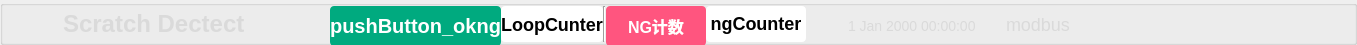
        <widget class="QGroupBox" name="groupBox">
         <property name="minimumSize">
          <size>
           <width>0</width>
           <height>45</height>
          </size>
         </property>
         <property name="maximumSize">
          <size>
           <width>16777215</width>
           <height>45</height>
          </size>
         </property>
         <property name="styleSheet">
          <string notr="true">#groupBox{
background-color: rgba(75, 75, 75, 200);
border: 0px solid #42adff;
border-left: 0px solid rgba(29, 83, 185, 255);
border-right: 0px solid rgba(29, 83, 185, 255);
border-bottom: 1px solid rgba(200, 200, 200,100);
;
border-radius:0px;}</string>
         </property>
         <property name="title">
          <string/>
         </property>
         <layout class="QHBoxLayout" name="horizontalLayout">
          <property name="spacing">
           <number>0</number>
          </property>
          <property name="topMargin">
           <number>0</number>
          </property>
          <property name="bottomMargin">
           <number>0</number>
          </property>
          <item>
           <widget class="QPushButton" name="fileButton_2">
            <property name="minimumSize">
             <size>
              <width>45</width>
              <height>20</height>
             </size>
            </property>
            <property name="maximumSize">
             <size>
              <width>200</width>
              <height>50</height>
             </size>
            </property>
            <property name="toolTip">
             <string>file</string>
            </property>
            <property name="styleSheet">
             <string notr="true">QPushButton{font-family: &quot;Microsoft YaHei&quot;;
font-size: 14px;
font-weight: regular;
color:white;
text-align: center center;
padding-left: 5px;
padding-right: 5px;
padding-top: 4px;
padding-bottom: 4px;
border-style: solid;
border-width: 0px;
border-color: rgba(255, 255, 255, 255);
border-radius: 3px;
background-color: rgba(200, 200, 200,0);}

QPushButton:focus{outline: none;}

QPushButton::pressed{font-family: &quot;Microsoft YaHei&quot;;
                     font-size: 14px;
                     font-weight: bold;
                     color:rgb(200,200,200);
                     text-align: center center;
                     padding-left: 5px;
                     padding-right: 5px;
                     padding-top: 4px;
                     padding-bottom: 4px;
                     border-style: solid;
                     border-width: 0px;
                     border-color: rgba(255, 255, 255, 255);
                     border-radius: 3px;
                     background-color:  #bf513b;}

QPushButton::disabled{font-family: &quot;Microsoft YaHei&quot;;
                     font-size: 14px;
                     font-weight: bold;
                     color:rgb(200,200,200);
                     text-align: center center;
                     padding-left: 5px;
                     padding-right: 5px;
                     padding-top: 4px;
                     padding-bottom: 4px;
                     border-style: solid;
                     border-width: 0px;
                     border-color: rgba(255, 255, 255, 255);
                     border-radius: 3px;
                     background-color:  #bf513b;}
QPushButton::hover {
border-style: solid;
border-width: 0px;
border-radius: 0px;
background-color: rgba(48,148,243,80);}</string>
            </property>
            <property name="text">
             <string/>
            </property>
            <property name="icon">
             <iconset resource="../apprcc.qrc">
              <normaloff>:/icon/ui_files/icon/shexiangtou.png</normaloff>:/icon/ui_files/icon/shexiangtou.png</iconset>
            </property>
            <property name="iconSize">
             <size>
              <width>30</width>
              <height>30</height>
             </size>
            </property>
           </widget>
          </item>
          <item>
           <widget class="QLabel" name="label_4">
            <property name="minimumSize">
             <size>
              <width>267</width>
              <height>0</height>
             </size>
            </property>
            <property name="styleSheet">
             <string notr="true">QLabel
{
	font-size: 24px;
	font-family: &quot;Microsoft YaHei&quot;;
	font-weight: bold;
 		border-radius:9px;
		background:rgba(66, 195, 255, 0);
color: rgb(218, 218, 218);
}
</string>
            </property>
            <property name="text">
             <string>Scratch Dectect</string>
            </property>
           </widget>
          </item>
          <item>
           <widget class="QPushButton" name="pushButton_okng">
            <property name="minimumSize">
             <size>
              <width>100</width>
              <height>40</height>
             </size>
            </property>
            <property name="toolTipDuration">
             <number>0</number>
            </property>
            <property name="styleSheet">
             <string notr="true">QPushButton {
font-size: 20px;
font-family: &quot;Microsoft YaHei&quot;;
font-weight: bold;
border-radius:4px;
background-color: rgb(0, 170, 127);
color: rgb(255, 255, 255);
}
</string>
            </property>
            <property name="text">
             <string>pushButton_okng</string>
            </property>
           </widget>
          </item>
          <item>
           <widget class="QLabel" name="label_okCounter">
            <property name="minimumSize">
             <size>
              <width>100</width>
              <height>0</height>
             </size>
            </property>
            <property name="maximumSize">
             <size>
              <width>16777215</width>
              <height>40</height>
             </size>
            </property>
            <property name="styleSheet">
             <string notr="true">font-size:18px;
font-family: &quot;Microsoft YaHei&quot;;
font-weight: bold;
border-radius:4px;
background-color: rgb(255, 255, 255);
</string>
            </property>
            <property name="text">
             <string>LoopCunter</string>
            </property>
            <property name="alignment">
             <set>Qt::AlignCenter</set>
            </property>
           </widget>
          </item>
          <item>
           <widget class="Line" name="line_3">
            <property name="orientation">
             <enum>Qt::Vertical</enum>
            </property>
           </widget>
          </item>
          <item>
           <widget class="QPushButton" name="pushButton_okng_2">
            <property name="minimumSize">
             <size>
              <width>100</width>
              <height>40</height>
             </size>
            </property>
            <property name="toolTipDuration">
             <number>0</number>
            </property>
            <property name="styleSheet">
             <string notr="true">QPushButton {
font-size: 16px;
font-family: &quot;Microsoft YaHei&quot;;
font-weight: bold;
border-radius:4px;
background-color: rgb(255, 85, 127);
color: rgb(255, 255, 255);
}
</string>
            </property>
            <property name="text">
             <string>NG计数</string>
            </property>
           </widget>
          </item>
          <item>
           <widget class="QLabel" name="label_ngCounter">
            <property name="minimumSize">
             <size>
              <width>100</width>
              <height>0</height>
             </size>
            </property>
            <property name="maximumSize">
             <size>
              <width>16777215</width>
              <height>40</height>
             </size>
            </property>
            <property name="styleSheet">
             <string notr="true">font-size:18px;
font-family: &quot;Microsoft YaHei&quot;;
font-weight: bold;
border-radius:4px;
background-color: rgb(255, 255, 255);
</string>
            </property>
            <property name="text">
             <string>&lt;html&gt;&lt;head/&gt;&lt;body&gt;&lt;p&gt;ngCounter&lt;/p&gt;&lt;/body&gt;&lt;/html&gt;</string>
            </property>
            <property name="alignment">
             <set>Qt::AlignCenter</set>
            </property>
           </widget>
          </item>
          <item>
           <spacer name="horizontalSpacer_2">
            <property name="orientation">
             <enum>Qt::Horizontal</enum>
            </property>
            <property name="sizeHint" stdset="0">
             <size>
              <width>40</width>
              <height>20</height>
             </size>
            </property>
           </spacer>
          </item>
          <item>
           <widget class="QDateTimeEdit" name="dateTimeEdit">
            <property name="minimumSize">
             <size>
              <width>0</width>
              <height>40</height>
             </size>
            </property>
            <property name="toolTip">
             <string/>
            </property>
            <property name="styleSheet">
             <string notr="true">font-size: 14px;
font-family: &quot;Microsoft YaHei&quot;;
font-weight: regular;
border-radius:9px;
background:rgba(66, 195, 255, 0);
color: rgb(218, 218, 218);</string>
            </property>
           </widget>
          </item>
          <item>
           <widget class="QLabel" name="label_modbus">
            <property name="autoFillBackground">
             <bool>false</bool>
            </property>
            <property name="styleSheet">
             <string notr="true">font-size: 18px;
font-family: &quot;Microsoft YaHei&quot;;
font-weight: regular;
border-radius:9px;
background:rgba(66, 195, 255, 0);
color: rgb(218, 218, 218);</string>
            </property>
            <property name="text">
             <string>modbus</string>
            </property>
           </widget>
          </item>
          <item>
           <widget class="QPushButton" name="runButton_modbus">
            <property name="minimumSize">
             <size>
              <width>40</width>
              <height>40</height>
             </size>
            </property>
            <property name="styleSheet">
             <string notr="true">QPushButton {
border-style: solid;
border-width: 0px;
border-radius: 0px;
background-color: rgba(223, 223, 223, 0);
color: rgb(218, 218, 218);
font-size: 14px;
font-family: &quot;Microsoft YaHei&quot;;
}
QPushButton::focus{outline: none;}
QPushButton::hover {
border-style: solid;
border-width: 0px;
border-radius: 0px;
background-color: rgba(223, 223, 223, 150);}
#QPushButton::checked {
#background-color: rgb(0, 170, 127);}
</string>
            </property>
            <property name="text">
             <string/>
            </property>
            <property name="icon">
             <iconset resource="../apprcc.qrc">
              <normaloff>:/icon/ui_files/icon/duankailianjie.png</normaloff>
              <normalon>:/icon/ui_files/icon/lianjie.png</normalon>:/icon/ui_files/icon/duankailianjie.png</iconset>
            </property>
            <property name="checkable">
             <bool>true</bool>
            </property>
           </widget>
          </item>
          <item>
           <widget class="QPushButton" name="runButton_voice">
            <property name="minimumSize">
             <size>
              <width>40</width>
              <height>40</height>
             </size>
            </property>
            <property name="styleSheet">
             <string notr="true">QPushButton {
border-style: solid;
border-width: 0px;
border-radius: 0px;
background-color: rgba(223, 223, 223, 0);
color: rgb(218, 218, 218);
font-size: 14px;
font-family: &quot;Microsoft YaHei&quot;;
}
QPushButton::focus{outline: none;}
QPushButton::hover {
border-style: solid;
border-width: 0px;
border-radius: 0px;
background-color: rgba(223, 223, 223, 150);}</string>
            </property>
            <property name="text">
             <string/>
            </property>
            <property name="icon">
             <iconset resource="../apprcc.qrc">
              <normaloff>:/icon/ui_files/icon/tongzhi2.png</normaloff>
              <normalon>:/icon/ui_files/icon/jingyin_1.png</normalon>:/icon/ui_files/icon/tongzhi2.png</iconset>
            </property>
            <property name="checkable">
             <bool>true</bool>
            </property>
           </widget>
          </item>
          <item>
           <widget class="QPushButton" name="runButton_operator">
            <property name="minimumSize">
             <size>
              <width>40</width>
              <height>40</height>
             </size>
            </property>
            <property name="styleSheet">
             <string notr="true">QPushButton {
border-style: solid;
border-width: 0px;
border-radius: 0px;
background-color: rgba(223, 223, 223, 0);
color: rgb(218, 218, 218);
font-size: 16px;
font-family: &quot;Microsoft YaHei&quot;;
}
QPushButton::focus{outline: none;}
QPushButton::hover {
border-style: solid;
border-width: 0px;
border-radius: 0px;
background-color: rgba(223, 223, 223, 150);}</string>
            </property>
            <property name="text">
             <string/>
            </property>
            <property name="icon">
             <iconset resource="../apprcc.qrc">
              <normaloff>:/icon/ui_files/icon/geren.png</normaloff>
              <normalon>:/icon/ui_files/icon/guanliyuan.png</normalon>:/icon/ui_files/icon/geren.png</iconset>
            </property>
            <property name="checkable">
             <bool>true</bool>
            </property>
           </widget>
          </item>
          <item>
           <layout class="QHBoxLayout" name="horizontalLayout_5">
            <property name="spacing">
             <number>0</number>
            </property>
            <item>
             <widget class="QPushButton" name="minButton">
              <property name="minimumSize">
               <size>
                <width>50</width>
                <height>28</height>
               </size>
              </property>
              <property name="maximumSize">
               <size>
                <width>50</width>
                <height>28</height>
               </size>
              </property>
              <property name="styleSheet">
               <string notr="true">QPushButton {
border-style: solid;
border-width: 0px;
border-radius: 0px;
background-color: rgba(223, 223, 223, 0);}
QPushButton::focus{outline: none;}
QPushButton::hover {
border-style: solid;
border-width: 0px;
border-radius: 0px;
background-color: rgba(223, 223, 223, 150);}</string>
              </property>
              <property name="text">
               <string/>
              </property>
              <property name="icon">
               <iconset resource="../apprcc.qrc">
                <normaloff>:/icon/ui_files/icon/winbar-minimize.png</normaloff>:/icon/ui_files/icon/winbar-minimize.png</iconset>
              </property>
             </widget>
            </item>
            <item>
             <widget class="QPushButton" name="maxButton">
              <property name="minimumSize">
               <size>
                <width>50</width>
                <height>28</height>
               </size>
              </property>
              <property name="maximumSize">
               <size>
                <width>50</width>
                <height>28</height>
               </size>
              </property>
              <property name="styleSheet">
               <string notr="true">QPushButton {
border-style: solid;
border-width: 0px;
border-radius: 0px;
background-color: rgba(223, 223, 223, 0);}
QPushButton::focus{outline: none;}
QPushButton::hover {
border-style: solid;
border-width: 0px;
border-radius: 0px;
background-color: rgba(223, 223, 223, 150);}</string>
              </property>
              <property name="text">
               <string/>
              </property>
              <property name="icon">
               <iconset resource="../apprcc.qrc">
                <normaloff>:/icon/ui_files/icon/winbar-maximize.png</normaloff>
                <normalon>:/icon/ui_files/icon/winbar-restore.png</normalon>:/icon/ui_files/icon/winbar-maximize.png</iconset>
              </property>
              <property name="checkable">
               <bool>true</bool>
              </property>
             </widget>
            </item>
            <item>
             <widget class="QPushButton" name="closeButton">
              <property name="minimumSize">
               <size>
                <width>50</width>
                <height>28</height>
               </size>
              </property>
              <property name="maximumSize">
               <size>
                <width>50</width>
                <height>28</height>
               </size>
              </property>
              <property name="styleSheet">
               <string notr="true">QPushButton {
border-style: solid;
border-width: 0px;
border-radius: 0px;
background-color: rgba(223, 223, 223, 0);}
QPushButton::focus{outline: none;}
QPushButton::hover {
border-style: solid;
border-width: 0px;
border-radius: 0px;
background-color: rgba(223, 223, 223, 150);}</string>
              </property>
              <property name="text">
               <string/>
              </property>
              <property name="icon">
               <iconset resource="../apprcc.qrc">
                <normaloff>:/icon/ui_files/icon/winbar-shutdown.png</normaloff>:/icon/ui_files/icon/winbar-shutdown.png</iconset>
              </property>
             </widget>
            </item>
           </layout>
          </item>
         </layout>
        </widget>
